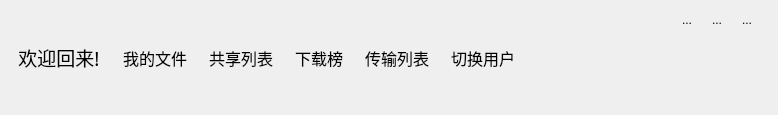
<?xml version="1.0" encoding="UTF-8"?>
<ui version="4.0">
 <class>ButtonGroup</class>
 <widget class="QWidget" name="ButtonGroup">
  <property name="geometry">
   <rect>
    <x>0</x>
    <y>0</y>
    <width>778</width>
    <height>115</height>
   </rect>
  </property>
  <property name="sizePolicy">
   <sizepolicy hsizetype="Preferred" vsizetype="Preferred">
    <horstretch>0</horstretch>
    <verstretch>0</verstretch>
   </sizepolicy>
  </property>
  <property name="maximumSize">
   <size>
    <width>16777215</width>
    <height>115</height>
   </size>
  </property>
  <property name="windowTitle">
   <string>Form</string>
  </property>
  <layout class="QGridLayout" name="gridLayout_2">
   <property name="leftMargin">
    <number>9</number>
   </property>
   <property name="topMargin">
    <number>9</number>
   </property>
   <property name="rightMargin">
    <number>9</number>
   </property>
   <property name="bottomMargin">
    <number>9</number>
   </property>
   <item row="0" column="1">
    <spacer name="horizontalSpacer_2">
     <property name="orientation">
      <enum>Qt::Horizontal</enum>
     </property>
     <property name="sizeType">
      <enum>QSizePolicy::Expanding</enum>
     </property>
     <property name="sizeHint" stdset="0">
      <size>
       <width>80</width>
       <height>20</height>
      </size>
     </property>
    </spacer>
   </item>
   <item row="0" column="2">
    <widget class="QWidget" name="widget_2" native="true">
     <layout class="QVBoxLayout" name="verticalLayout">
      <property name="spacing">
       <number>0</number>
      </property>
      <property name="leftMargin">
       <number>0</number>
      </property>
      <property name="topMargin">
       <number>0</number>
      </property>
      <property name="rightMargin">
       <number>0</number>
      </property>
      <property name="bottomMargin">
       <number>0</number>
      </property>
      <item>
       <widget class="QWidget" name="widget_3" native="true">
        <layout class="QGridLayout" name="gridLayout">
         <property name="leftMargin">
          <number>0</number>
         </property>
         <property name="topMargin">
          <number>0</number>
         </property>
         <property name="rightMargin">
          <number>0</number>
         </property>
         <property name="bottomMargin">
          <number>0</number>
         </property>
         <item row="1" column="1">
          <widget class="QToolButton" name="min">
           <property name="text">
            <string>...</string>
           </property>
           <property name="icon">
            <iconset resource="qrc.qrc">
             <normaloff>:/image/title_min.png</normaloff>:/image/title_min.png</iconset>
           </property>
           <property name="iconSize">
            <size>
             <width>30</width>
             <height>30</height>
            </size>
           </property>
           <property name="autoRaise">
            <bool>true</bool>
           </property>
          </widget>
         </item>
         <item row="1" column="2">
          <widget class="QToolButton" name="max">
           <property name="text">
            <string>...</string>
           </property>
           <property name="icon">
            <iconset resource="qrc.qrc">
             <normaloff>:/image/title_max.png</normaloff>:/image/title_max.png</iconset>
           </property>
           <property name="iconSize">
            <size>
             <width>30</width>
             <height>30</height>
            </size>
           </property>
           <property name="autoRaise">
            <bool>true</bool>
           </property>
          </widget>
         </item>
         <item row="1" column="3">
          <widget class="QToolButton" name="close">
           <property name="mouseTracking">
            <bool>false</bool>
           </property>
           <property name="text">
            <string>...</string>
           </property>
           <property name="icon">
            <iconset resource="qrc.qrc">
             <normaloff>:/image/title_close.png</normaloff>:/image/title_close.png</iconset>
           </property>
           <property name="iconSize">
            <size>
             <width>30</width>
             <height>30</height>
            </size>
           </property>
           <property name="autoRaise">
            <bool>true</bool>
           </property>
          </widget>
         </item>
         <item row="2" column="2">
          <spacer name="verticalSpacer">
           <property name="orientation">
            <enum>Qt::Vertical</enum>
           </property>
           <property name="sizeType">
            <enum>QSizePolicy::Expanding</enum>
           </property>
           <property name="sizeHint" stdset="0">
            <size>
             <width>20</width>
             <height>20</height>
            </size>
           </property>
          </spacer>
         </item>
         <item row="1" column="0">
          <spacer name="horizontalSpacer">
           <property name="orientation">
            <enum>Qt::Horizontal</enum>
           </property>
           <property name="sizeHint" stdset="0">
            <size>
             <width>40</width>
             <height>20</height>
            </size>
           </property>
          </spacer>
         </item>
         <item row="1" column="4">
          <spacer name="horizontalSpacer_3">
           <property name="orientation">
            <enum>Qt::Horizontal</enum>
           </property>
           <property name="sizeType">
            <enum>QSizePolicy::Fixed</enum>
           </property>
           <property name="sizeHint" stdset="0">
            <size>
             <width>10</width>
             <height>20</height>
            </size>
           </property>
          </spacer>
         </item>
        </layout>
       </widget>
      </item>
     </layout>
    </widget>
   </item>
   <item row="0" column="0">
    <widget class="QWidget" name="btns_wg" native="true">
     <layout class="QHBoxLayout" name="horizontalLayout">
      <property name="leftMargin">
       <number>0</number>
      </property>
      <property name="topMargin">
       <number>0</number>
      </property>
      <property name="rightMargin">
       <number>0</number>
      </property>
      <property name="bottomMargin">
       <number>0</number>
      </property>
      <item>
       <widget class="QToolButton" name="login_usr">
        <property name="enabled">
         <bool>true</bool>
        </property>
        <property name="font">
         <font>
          <family>幼圆</family>
          <pointsize>14</pointsize>
         </font>
        </property>
        <property name="text">
         <string>欢迎回来!</string>
        </property>
        <property name="icon">
         <iconset resource="qrc.qrc">
          <normaloff>:/image/title_user.png</normaloff>:/image/title_user.png</iconset>
        </property>
        <property name="iconSize">
         <size>
          <width>70</width>
          <height>70</height>
         </size>
        </property>
        <property name="toolButtonStyle">
         <enum>Qt::ToolButtonTextUnderIcon</enum>
        </property>
        <property name="autoRaise">
         <bool>true</bool>
        </property>
       </widget>
      </item>
      <item>
       <widget class="QToolButton" name="myfile">
        <property name="font">
         <font>
          <family>幼圆</family>
          <pointsize>12</pointsize>
         </font>
        </property>
        <property name="text">
         <string>我的文件</string>
        </property>
        <property name="icon">
         <iconset resource="qrc.qrc">
          <normaloff>:/image/tile_file.png</normaloff>:/image/tile_file.png</iconset>
        </property>
        <property name="iconSize">
         <size>
          <width>50</width>
          <height>50</height>
         </size>
        </property>
        <property name="toolButtonStyle">
         <enum>Qt::ToolButtonTextUnderIcon</enum>
        </property>
        <property name="autoRaise">
         <bool>true</bool>
        </property>
       </widget>
      </item>
      <item>
       <widget class="QToolButton" name="sharelist">
        <property name="font">
         <font>
          <family>幼圆</family>
          <pointsize>12</pointsize>
         </font>
        </property>
        <property name="text">
         <string>共享列表</string>
        </property>
        <property name="icon">
         <iconset resource="qrc.qrc">
          <normaloff>:/image/title_share.png</normaloff>:/image/title_share.png</iconset>
        </property>
        <property name="iconSize">
         <size>
          <width>50</width>
          <height>50</height>
         </size>
        </property>
        <property name="toolButtonStyle">
         <enum>Qt::ToolButtonTextUnderIcon</enum>
        </property>
        <property name="autoRaise">
         <bool>true</bool>
        </property>
       </widget>
      </item>
      <item>
       <widget class="QToolButton" name="download">
        <property name="font">
         <font>
          <family>幼圆</family>
          <pointsize>12</pointsize>
         </font>
        </property>
        <property name="text">
         <string>下载榜</string>
        </property>
        <property name="icon">
         <iconset resource="qrc.qrc">
          <normaloff>:/image/tile_hot.png</normaloff>:/image/tile_hot.png</iconset>
        </property>
        <property name="iconSize">
         <size>
          <width>50</width>
          <height>50</height>
         </size>
        </property>
        <property name="toolButtonStyle">
         <enum>Qt::ToolButtonTextUnderIcon</enum>
        </property>
        <property name="autoRaise">
         <bool>true</bool>
        </property>
       </widget>
      </item>
      <item>
       <widget class="QToolButton" name="transform">
        <property name="font">
         <font>
          <family>幼圆</family>
          <pointsize>12</pointsize>
         </font>
        </property>
        <property name="text">
         <string>传输列表</string>
        </property>
        <property name="icon">
         <iconset resource="qrc.qrc">
          <normaloff>:/image/title_data.png</normaloff>:/image/title_data.png</iconset>
        </property>
        <property name="iconSize">
         <size>
          <width>50</width>
          <height>50</height>
         </size>
        </property>
        <property name="toolButtonStyle">
         <enum>Qt::ToolButtonTextUnderIcon</enum>
        </property>
        <property name="autoRaise">
         <bool>true</bool>
        </property>
       </widget>
      </item>
      <item>
       <widget class="QToolButton" name="switchuser">
        <property name="font">
         <font>
          <family>幼圆</family>
          <pointsize>12</pointsize>
         </font>
        </property>
        <property name="text">
         <string>切换用户</string>
        </property>
        <property name="icon">
         <iconset resource="qrc.qrc">
          <normaloff>:/image/title_change.png</normaloff>:/image/title_change.png</iconset>
        </property>
        <property name="iconSize">
         <size>
          <width>50</width>
          <height>50</height>
         </size>
        </property>
        <property name="toolButtonStyle">
         <enum>Qt::ToolButtonTextUnderIcon</enum>
        </property>
        <property name="autoRaise">
         <bool>true</bool>
        </property>
       </widget>
      </item>
     </layout>
    </widget>
   </item>
  </layout>
 </widget>
 <resources>
  <include location="qrc.qrc"/>
 </resources>
 <connections/>
</ui>
